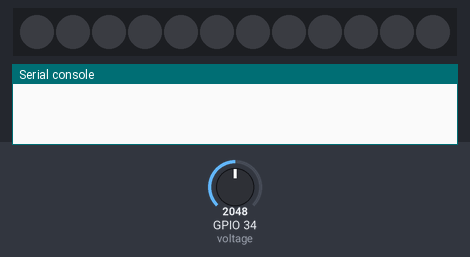
A program run on a simulated ESP32 board running MicroPython. Parts: 12 RGB LEDs in strip order, left to right, the last lines printed to the serial console. The inputs (shaded band) are chosen by the test bench; at power-on: GPIO 34 (voltage) = 2048 (analog values on the 0–4095 scale). Dim RGB values are drawn brighter than linear; library files of the repository ran but are not shown: mpu6050.py.

Above: at 1.2 s.
1.3 s: GPIO 34 (voltage) set to 2882
10.3 s: GPIO 34 (voltage) set to 2992
At 13.3 s:
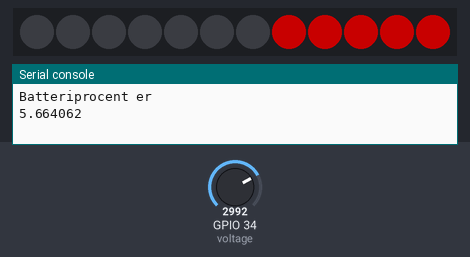
19.3 s: GPIO 34 (voltage) set to 3352
28.3 s: GPIO 34 (voltage) set to 3434
At 31.0 s:
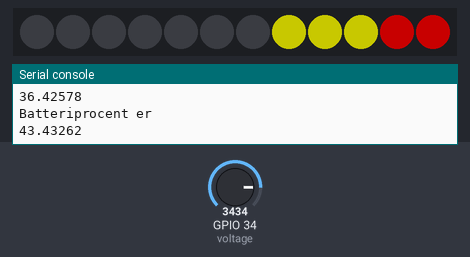
37.3 s: GPIO 34 (voltage) set to 3574
46.3 s: GPIO 34 (voltage) set to 3660
At 48.5 s:
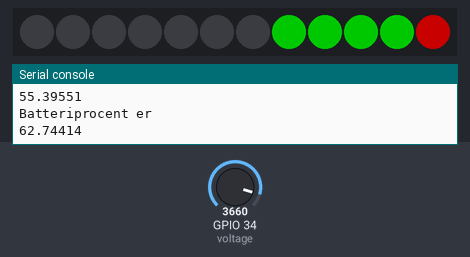
Timing chart, 0 to 50.0 s (numbered marks = the images above; inputs shaded):
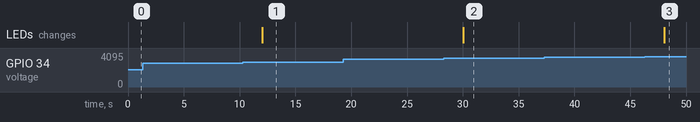

The program:

IoT_Test.py
```python
from machine import I2C
from machine import Pin
from time import sleep,sleep_ms
from mpu6050 import MPU6050
import sys
import time
from neopixel import NeoPixel
from machine import ADC

voltage = ADC(Pin(34, Pin.IN),atten=3)
voltage.atten(ADC.ATTN_11DB)
voltage.width(ADC.WIDTH_12BIT)

timeLastToggle = 0 # Definere en variabel vi bruger for at måle tid med

TotalTackles = 0 # Totale mængde tacklinger under session
Tackles = 0 # Tackles variabel er brugt for at tælle mængder tackles op til 5
TackledState = 0 # Er ikke en "riktig" state, men vi bruger denne på samme måde.

#i2c= I2C(0)

#imu = MPU6050(i2c)

n = 12 # Mængder pixel i ring
p = 25 #Pin i NeoPixel
np = NeoPixel(Pin(p, Pin.OUT), n) #Skabe NeoPixel instanse

def displayTackle(r, g , b): # Definerer en funktion for at ændre farver på Neopixel ring beroende på "Tackles" værdi.
    if Tackles in range(1,6):
        np[Tackles] = (r, g , b)
        np.write()

def NeoPixelEnableAll(r , g , b): # Definerer en funktion for at tænde alle NeoPixel dioder.
    for i in range(0,12):
        np[i] = (r ,g , b)
        np.write()

def NeoPixelBatteryDisplay(r , g , b , RangeValue1,RangeValue2): # Her laver jeg en funktion for at kunde bestæmme begge farve og vilke
    for i in range(RangeValue1,RangeValue2):					#lysdioder som skal tændes, så jeg ikke behøver en ny funktion hver gang.
        np[i] = (r ,g , b)
        np.write()

def NeoPixelClear(): #Som navnet på funktionen siger, den "renser" alle lysdioder ned til 0. AKA de er slukket.
    for i in range(0,12):
        np[i] = (0,0,0)
        np.write()

def getBattery():
    voltage_val = voltage.read() # Her læser vi spændning på pin 25
    BatteryLevel = voltage_val * (3.2 / 4096)# Her tar vi de 3.2 volt og deler det med 4096 for at få ud den aktuelle spændning på PIN
    BatteryLevel = BatteryLevel * 1.3125 # Bagefter, eftersom dette er taget gennem spænningsdeleren på grund af at den ikke tåler de 4.2 batteriet kan give ud
    # så kan vi finde ud ration på den aktuelle værdi som udgives gennem at ta 4,2(max spænding) delet med vores aktuelle spænning gennem deleren (3.2)
    # På denne måde så får vi ud ratio på 1.3125, som vi ganger vores 3.2 for at få den aktulle nuværende spænding.
    BatteryPercentage = ((BatteryLevel - 3.0) / ( 4.2 - 3.0)) * 100 # Bagefter laver vi lidt hurtig matematik for at kunde måle % ud fra max og minimum
    #spænding på det aktulle batteri. ( 4.2 til 3.0). Så får vi en % som er nogenlunde korrekt.
    print("Batteriprocent er") #Forklarer sig selv
    print(BatteryPercentage)
    if BatteryPercentage > 80: # Hvis batteri er over 80%, lys de fem dioder vi bruger for at vise batteri%.
        NeoPixelBatteryDisplay(0,100,0,7,12)
    if BatteryPercentage < 80 and BatteryPercentage > 60: #Mellem 80 og 60 %, lys 4 dioder.
        NeoPixelBatteryDisplay(0,100,0,7,11)
    if BatteryPercentage > 40 and BatteryPercentage < 60:#Mellem 60 og 40 %, lys 3 dioder.
        NeoPixelBatteryDisplay(100,100,0,7,10)
    if BatteryPercentage > 15 and BatteryPercentage < 40:#Mellem 40 og 15 %, lys 2 dioder.
        NeoPixelBatteryDisplay(100,0,0,7,9)
    if BatteryPercentage > 0 and BatteryPercentage < 15: # Mellem 15 og 0 %, lys alle dioder i rød. ( indikerer at det er tid at lades!)
        NeoPixelBatteryDisplay(100,0,0,7,12)
    if BatteryPercentage < 0: # Hvis man får denne værdi, så er batteriet meget afladet eller har dårlig kontakt. Check udstyr!
        print("Batteri er meget afladet eller har dålig kontakt med stift!")


while True:
    try:
        #accel = imu.get_values
        displayTackle(100,0,0)
        np.write()
        """if gps.receive_nmea_data():
            np[12] = (0,255,0)"""
        if time.ticks_diff(time.ticks_ms(), timeLastToggle) > 6000 :
            timeLastToggle = time.ticks_ms()
            getBattery()


        """if accel() > 10000  and  TackledState == 0:
            TackledState = 1
            Tackles = Tackles + 1
            TotalTackles = TotalTackles + 1
        if accel() in range(-9999,9999):
            TackledState = 0
        if accel() < -10000 and TackledState == 0:
            TackledState = 1
            Tackles = Tackles + 1
            TotalTackles = TotalTackles + 1
        if time.ticks_diff(time.ticks_ms(), timeLastToggle) > 1000:
            print("Totale maengde Tackles \n" + str(TotalTackles))
            timeLastToggle = time.ticks_ms()
            if TotalTackles == 5:
                NeoPxClear()
                Tackles = 0
                np[6] = (0,0,255)
            if TotalTackles == 10:
                NeoPxClear()
                Tackles = 0
                np[6] = (0,255,0)
            if TotalTackles == 15:
                NeoPxClear()
                Tackles = 0
                np[6] = (0,255,255)
                """

    except KeyboardInterrupt:
        print("Slukker.")
        sys.exit()
```

Measured:
- the behaviour switches between 2925 and 2926 on GPIO 34 (voltage) (found by bisection; images 0 and 1)
- the behaviour switches between 3393 and 3394 on GPIO 34 (voltage) (found by bisection; images 1 and 2)
- the behaviour switches between 3627 and 3628 on GPIO 34 (voltage) (found by bisection; images 2 and 3)
- after the input at 10.3 s, the LEDs: change after 1.7 s (image 1)
- after the input at 28.3 s, the LEDs: change after 1.8 s (image 2)
- after the input at 46.3 s, the LEDs: change after 1.8 s (image 3)
